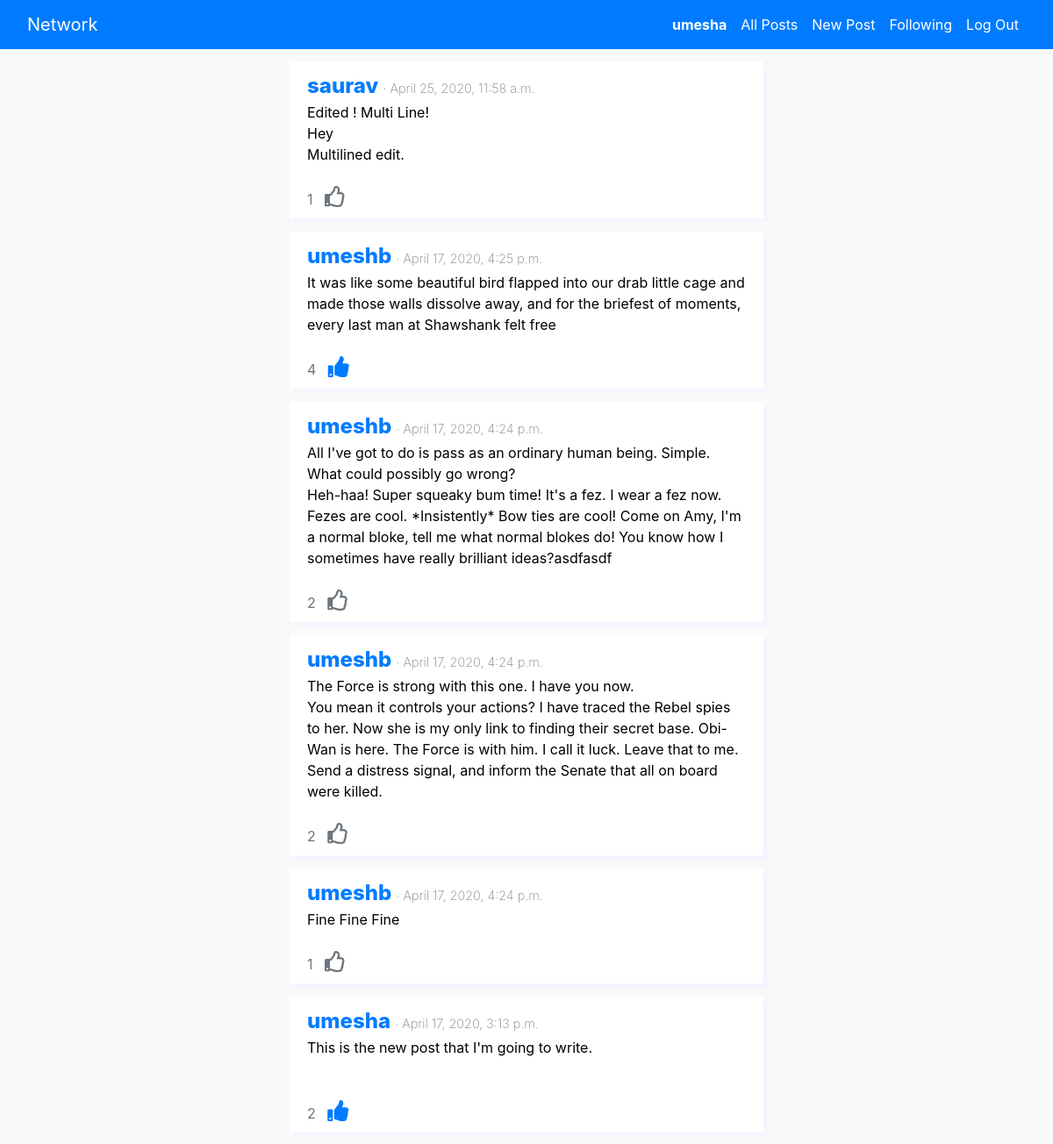
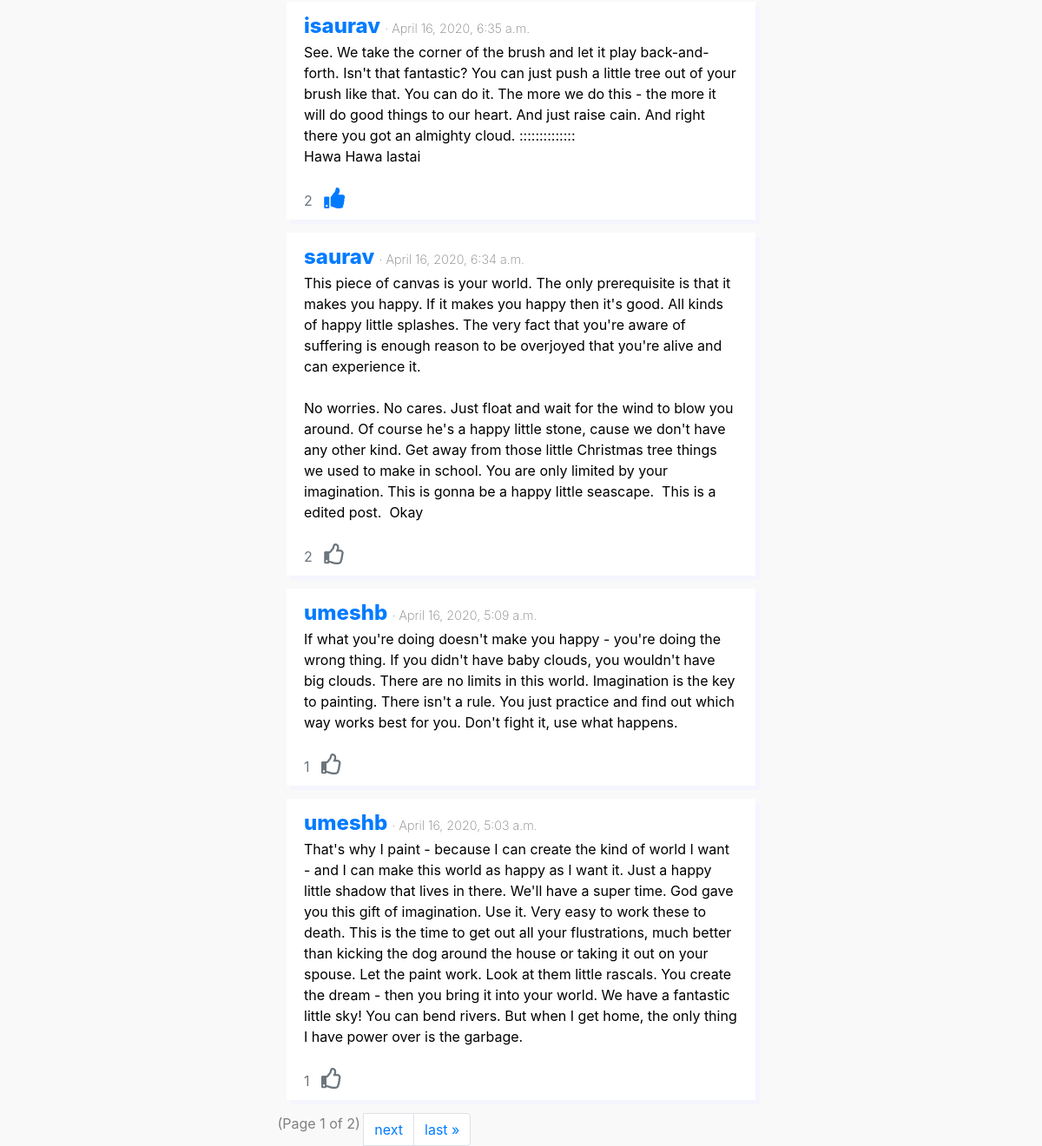
/ (signed in), run on the app's committed database (2 pictures, top to bottom).
### network/models.py (models this page shows, shortened)
class User(AbstractUser):
    dob = models.DateField(blank=False)

class Post(models.Model):
    text = models.TextField(blank=False)
    user = models.ForeignKey(User, on_delete=models.CASCADE)
    created_at = models.DateTimeField(auto_now_add=True)
    class Meta:
        ordering = ('-created_at',)

### network/views.py (the view)
# urls.py: path("", views.index, name="index"),
@login_required
def index(request, following=False):
    if following:
        users_i_follow = [
            f.following_user_id for f in request.user.following.all()
        ]
        posts = Post.objects.filter(user__in=users_i_follow)
    else:
        posts = Post.objects.all()
    post_data = list()
    for post in posts:
        likes = Likes.objects.filter(post=post).count()
        already_liked = Likes.objects.filter(
            post=post,
            user=request.user
        )
        react = 'Unlike' if already_liked else 'Like'
        post_data.append({
            'post_id': post.id,
            'post_text': post.text,
            'posted_by': post.user,
            'posted_at': post.created_at,
            'likes_count': likes,
            'react': react
        })
    page_number = request.GET.get('page', 1)
    paginator = Paginator(post_data, MAX_ITEMS_PER_PAGE)
    posts = paginator.get_page(page_number)
    params = {
        'posts': posts,
    }
    return render(
        request,
        "network/index.html",
        params
    )

### network/templates/network/index.html (shortened to what this page needs)
{% extends "network/layout.html" %}
{% load static %}
{% block body %}
    <div class="container col-md-6 col-md-offset-3 centered-form center-block" onclick="clickHandler(event)">
        {% for post in posts %}
            <div class="row">
                <div class="panel panel-default">
                    <div class="panel-heading">
                        <div class="toprow">
                            <a href="{% url 'user_info' user_id=post.posted_by.id%}" class="post-author">
                                {{post.posted_by}}
                            </a>
                            <span class="post-date">
                                · {{post.posted_at}}
                            </span>
                        </div>
                        <div class="post-text">
                            <span style="white-space: pre-line">{{post.post_text}}</span>
                        </div>
                    </div>
                    <br>
                    <span class="likes panel-body">
                        <span id="{{ post.post_id }}" class="text-secondary"> {{post.likes_count}} </span> &nbsp;
                        {% if post.react == "Unlike" %}
                            <i class="fa fa-thumbs-up text-primary" data-buttonid="{{ post.post_id }}" data-buttonWork="unlike"></i>
                        {% else %}
                            <i class="far fa-thumbs-up text-secondary" data-buttonid="{{ post.post_id }}" data-buttonWork="like"></i>
                        {% endif %}
                    </span>
                </div>
            </div>
        {% endfor %}
        {% if posts.number %}
            <ul class="pagination">
                    <span class="current" style="color: gray;">
                        &nbsp;(Page {{ posts.number }} of {{ posts.paginator.num_pages }})&nbsp;
                    </span>
                    {% if posts.has_next %}
                        <li class="page-item"><a class="page-link" href="?page={{ posts.next_page_number }}"> next</a></li>
                        <li class="page-item"><a class="page-link" href="?page={{ posts.paginator.num_pages }}">last &raquo;</a></li>
                    {% endif %}
            </ul>
        {% endif %}
    </div>
{% endblock %}

### network/templates/network/layout.html (shortened to what this page needs)
{% load static %}
<!DOCTYPE html>
<html lang="en">
    <head>
        <link rel="stylesheet" href="https://stackpath.bootstrapcdn.com/bootstrap/4.4.1/css/bootstrap.min.css">
        <link href="{% static 'network/styles.css' %}" rel="stylesheet">
        <link href="https://cdnjs.cloudflare.com/ajax/libs/font-awesome/5.13.0/css/all.min.css" rel="stylesheet">
    </head>
    <body >
        <nav class="navbar navbar-expand-lg fixed-top bg-primary" role="navigation">
            <div class="container-fluid">
                <div class="navbar-header">
                    <a class="navbar-brand mr-lg-auto" href="#">Network</a>
                </div>
                <ul class="navbar-nav ml-auto" id="navbarToggleExternalContent">
                    {% if user.is_authenticated %}
                        <li class="nav-item">
                            <a class="nav-link" href="{% url 'user_info' user_id=user.id%}"><strong>{{ user.username }}</strong></a>
                        </li>
                        <li class="nav-item">
                            <a class="nav-link" href="{% url 'index' %}">All Posts</a>
                        </li>
                        <li class="nav-item">
                            <a class="nav-link" href="{% url 'create_post' %}">New Post</a>
                        </li>
                        <li class="nav-item">
                            <a class="nav-link" href="{% url 'following_posts' %}">Following</a>
                        </li>
                        <li class="nav-item">
                            <a class="nav-link" href="{% url 'logout' %}">Log Out</a>
                        </li>
                    {% endif %}
                </ul>
            </div>
        </nav>
        <div class="body">
            {% block body %}
            {% endblock %}
        </div>
    </body>
</html>

### network/static/network/styles.css (style rules this page uses)
.body { margin-top: 70px; width: auto; }
body { background-color: #f9f9f9; color: black; }
.row { border: none; box-shadow: 5px 5px rgb(245, 245, 255); margin: 15px; padding-left: 20px; padding-top: 10px; padding-right: 20px; padding-bottom: 10px; opacity: 100; background-color: white; position: relative; }
.post-author { font-size: 1.5em; font-weight: 800; }
.post-date { color: gray; font-size: 0.9em; font-weight: 200; }
.navbar-brand, .nav-link { color: white; }
.fa-thumbs-up { font-size: 1.5em; cursor: pointer; margin-right: 40px; }
.pagination { margin-top: 30px; margin-bottom: 50px; margin: auto; }

### data on the page
User: username "umesha", posted_by "umesha", posted_at "April 17, 2020, 3:13 p.m.", post_text "This is the new post that I'm going to write.", likes_count "2"
User: posted_by "saurav", posted_at "April 25, 2020, 11:58 a.m.", post_text "Edited ! Multi Line! Hey Multilined edit.", likes_count "1", posted_at "April 16, 2020, 6:34 a.m.", post_text "This piece of canvas is your world. The only prerequisite is that it makes you happy. If it makes you happy then it's good. All kinds of happy little splashes. The very fact that you're aware of suffering is enough reason to be overjoyed that you're alive and can experience it. No worries. No cares. Just float and wait for the wind to blow you around. Of course he's a happy little stone, cause we don't have any other kind. Get away from those little Christmas tree things we used to make in school. You are only limited by your imagination. This is gonna be a happy little seascape. This is a edited post. Okay", likes_count "2"
User: posted_by "umeshb", posted_at "April 17, 2020, 4:25 p.m.", post_text "It was like some beautiful bird flapped into our drab little cage and made those walls dissolve away, and for the briefest of moments, every last man at Shawshank felt free", likes_count "4", posted_at "April 17, 2020, 4:24 p.m.", post_text "All I've got to do is pass as an ordinary human being. Simple. What could possibly go wrong? Heh-haa! Super squeaky bum time! It's a fez. I wear a fez now. Fezes are cool. *Insistently* Bow ties are cool! Come on Amy, I'm a normal bloke, tell me what normal blokes do! You know how I sometimes have really brilliant ideas?asdfasdf", likes_count "2", post_text "The Force is strong with this one. I have you now. You mean it controls your actions? I have traced the Rebel spies to her. Now she is my only link to finding their secret base. Obi-Wan is here. The Force is with him. I call it luck. Leave that to me. Send a distress signal, and inform the Senate that all on board were killed.", post_text "Fine Fine Fine", likes_count "1", posted_at "April 16, 2020, 5:09 a.m.", post_text "If what you're doing doesn't make you happy - you're doing the wrong thing. If you didn't have baby clouds, you wouldn't have big clouds. There are no limits in this world. Imagination is the key to painting. There isn't a rule. You just practice and find out which way works best for you. Don't fight it, use what happens.", posted_at "April 16, 2020, 5:03 a.m.", post_text "That's why I paint - because I can create the kind of world I want - and I can make this world as happy as I want it. Just a happy little shadow that lives in there. We'll have a super time. God gave you this gift of imagination. Use it. Very easy to work these to death. This is the time to get out all your flustrations, much better than kicking the dog around the house or taking it out on your spouse. Let the paint work. Look at them little rascals. You create the dream - then you bring it into your world. We have a fantastic little sky! You can bend rivers. But when I get home, the only thing I have power over is the garbage."
User: posted_by "isaurav", posted_at "April 16, 2020, 6:35 a.m.", post_text "See. We take the corner of the brush and let it play back-and-forth. Isn't that fantastic? You can just push a little tree out of your brush like that. You can do it. The more we do this - the more it will do good things to our heart. And just raise cain. And right there you got an almighty cloud. :::::::::::::: Hawa Hawa lastai", likes_count "2"

### other printed values
{{ posts.number }} "1"
{{ posts.paginator.num_pages }} "2"
